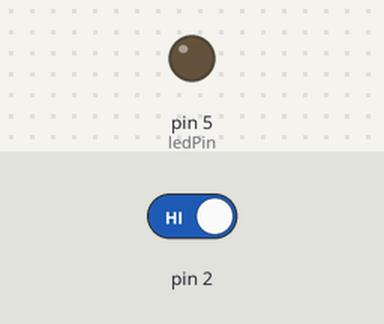
The sketch below on a simulated Arduino Uno, built with avr-gcc and run on an emulated ATmega328P. On the bench: output pins drawn as LEDs (lit = HIGH). The inputs (shaded band) are chosen by the test bench; at power-on: pin 2 HIGH.

Above: at 2.2 s.
2.3 s: pin 2 driven LOW
At 2.6 s:
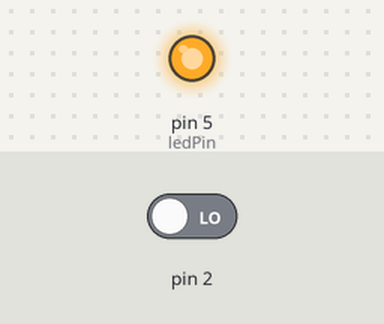
3.8 s: pin 2 driven HIGH
At 4.9 s:
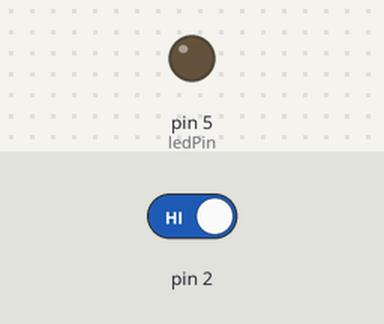
Timing chart, 0 to 6.8 s (numbered marks = the images above; inputs shaded):
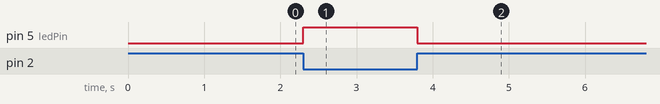

The sketch:

prueba_interrupciones.ino
```cpp
#define trigPin 6
#define echoPin 7
#define ledPin 5
#define interruptNumber 0

volatile int state = LOW;
boolean correcta = false;

int getDistance()
{
	long tiempo;
	int distancia;
	digitalWrite(trigPin, LOW);
	delayMicroseconds(5);
	digitalWrite(trigPin, HIGH);
	delayMicroseconds(10);

	/* Función para medir la longitud del pulso entrante. Mide el tiempo que transcurrido entre el envío
	  del pulso ultrasónico y cuando el sensor recibe el rebote, es decir: desde que el pin 12 empieza a recibir el rebote, HIGH, hasta que
	  deja de hacerlo, LOW, la longitud del pulso entrante*/
	tiempo = pulseIn(echoPin, HIGH);

	/*fórmula para calcular la distancia obteniendo un valor entero*/
  /*Monitorización en centímetros por el monitor serial*/
	distancia = int(0.017 * tiempo);

	// Serial.println(ultrasonic.Ranging());
	return distancia;
	// Serial.print("Distancia ");
	// Serial.print(distancia);
	// Serial.println(" cm.");
}

void cambiaEstado()
{
	state = !state;
}


void setup()
{
	Serial.begin(9600);
	pinMode(trigPin, OUTPUT);
	pinMode(echoPin, INPUT);
	pinMode(ledPin, OUTPUT);

	attachInterrupt(interruptNumber, cambiaEstado, LOW);

	delay(1000);
}

void loop()
{
	/*
	int distancia = getDistance();

	if(distancia >= 10)
	{
		if(!correcta)
		{
			correcta = true;
			digitalWrite(ledPin, HIGH);
			delay(10);
		}
	}else
	{
		if(correcta)
		{
			correcta = false;
			digitalWrite(ledPin, LOW);
			delay(10);
		}
	}

	Serial.print("Distancia ");
	Serial.print(distancia);
	Serial.println(" cm.");*/

	digitalWrite(ledPin, state);
}
```

Measured:
- after the input at 2.3 s, pin 5 (ledPin): LOW → HIGH at once
- after the input at 3.8 s, pin 5 (ledPin): HIGH → LOW at once
